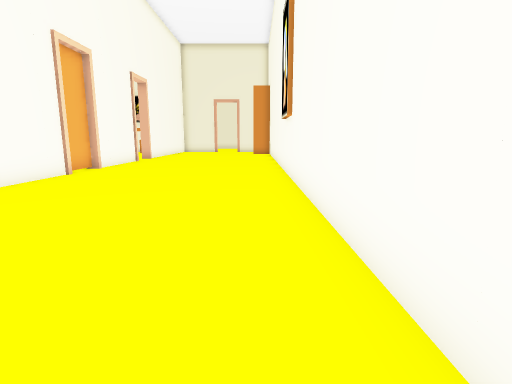
view 1 (above)

21 first-person views from a walk through a 3-D level made in the Unity game engine. The camera is 1.2 m above the floor, tilts 10° down and sees 80° across. Doors are open. The floor is counted in squares, 1 m on a side. Each view is taken from the middle of a square. On the plan, view 1 faces up. The plan holds only what a view shows up to about 13 squares ahead; the rest is blank. The place goes on beyond the plan. Some animated figures are left out. Some surface patterns are stand-ins.

view 2
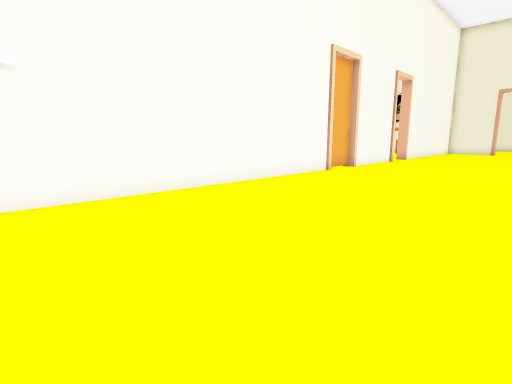

view 3
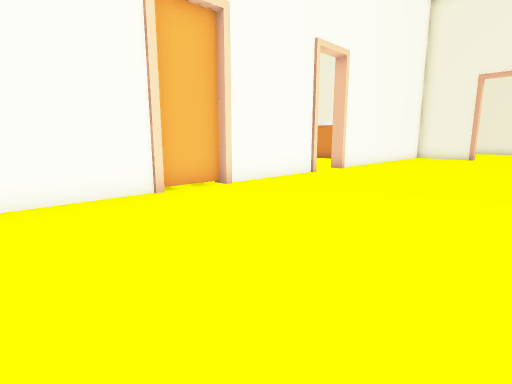

view 4
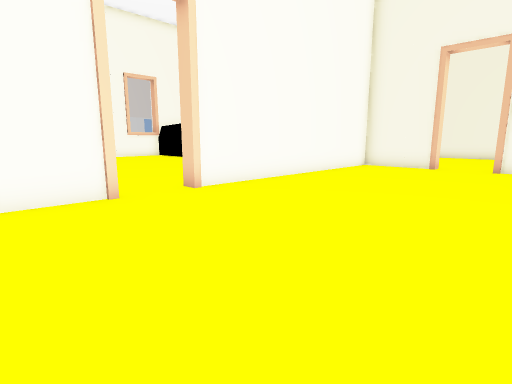

view 5
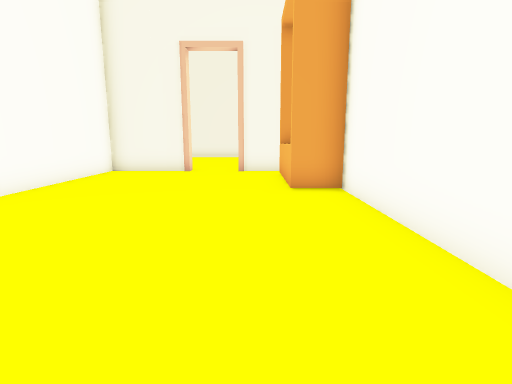

view 6
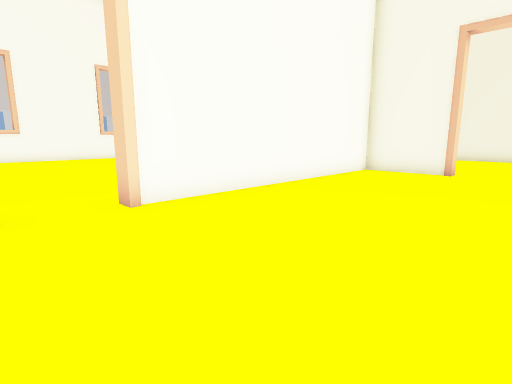

view 7
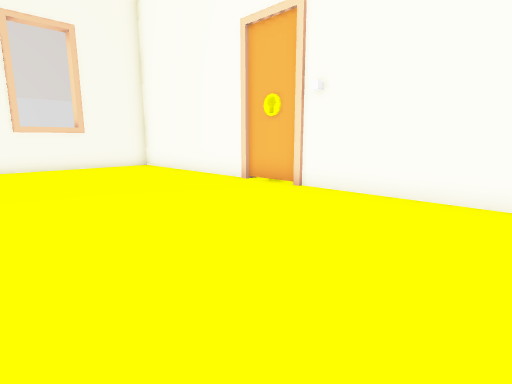

view 8
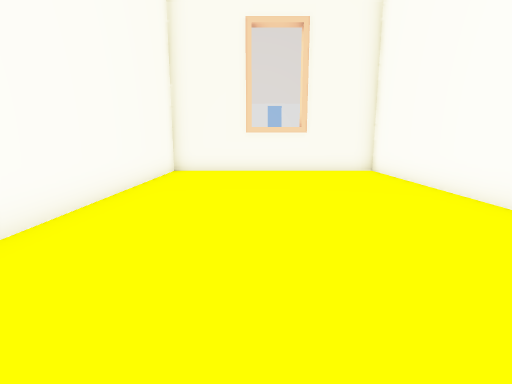

view 9
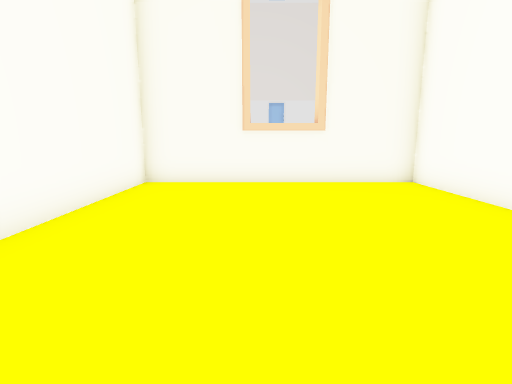

view 10
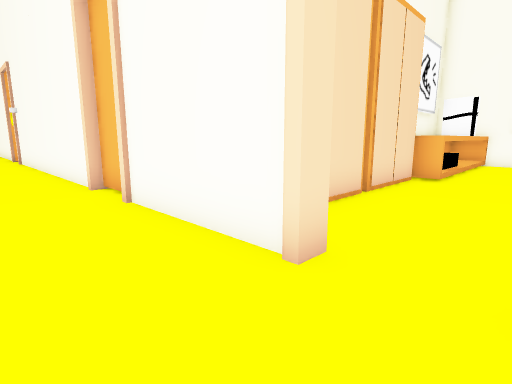

view 11
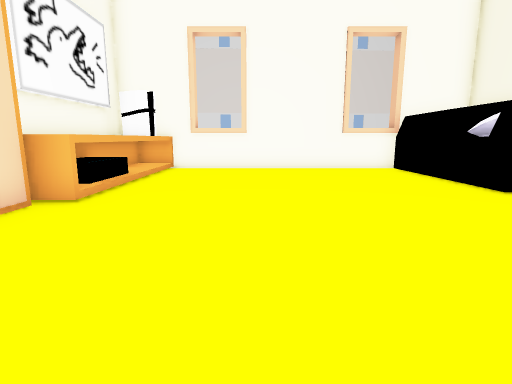

view 12
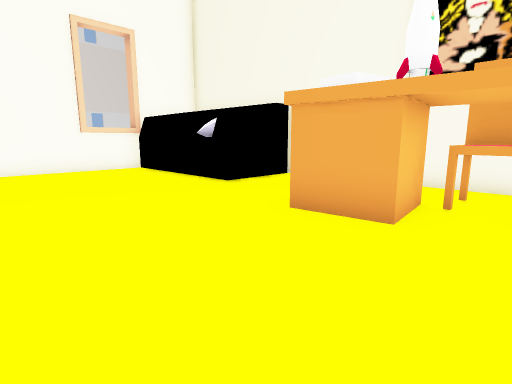

view 13
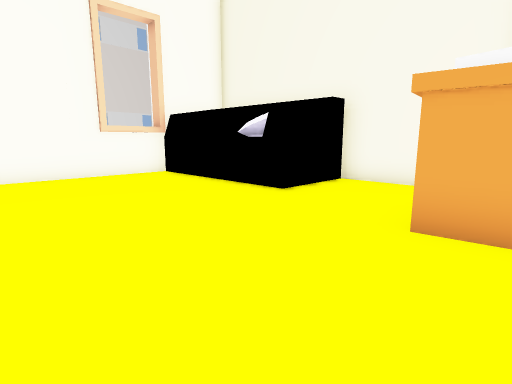

view 14
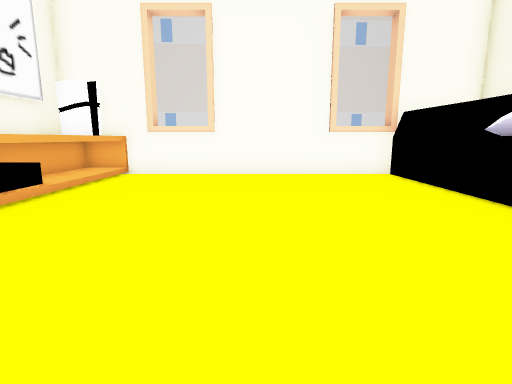

view 15
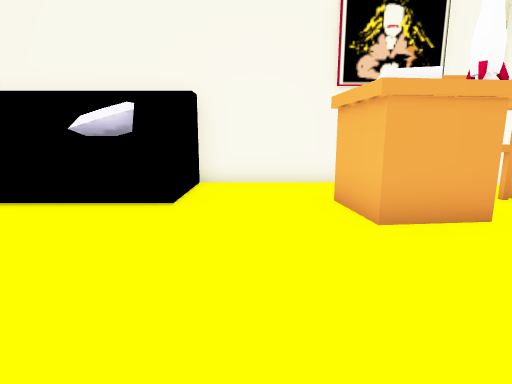

view 16
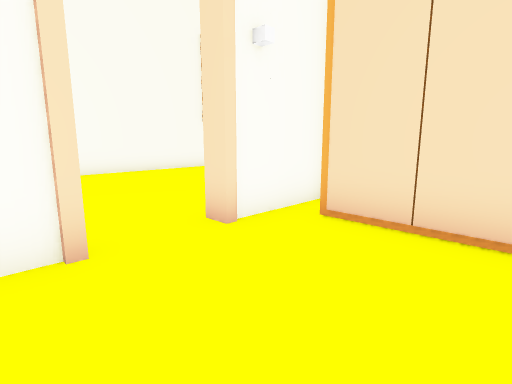

view 17
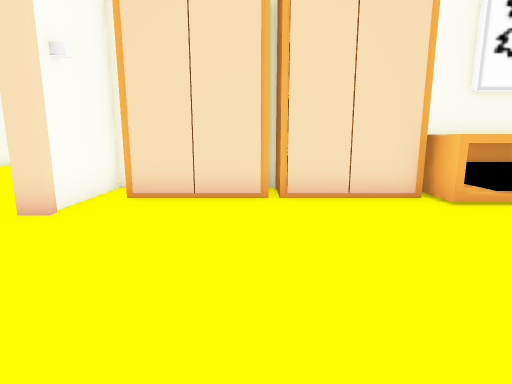

view 18
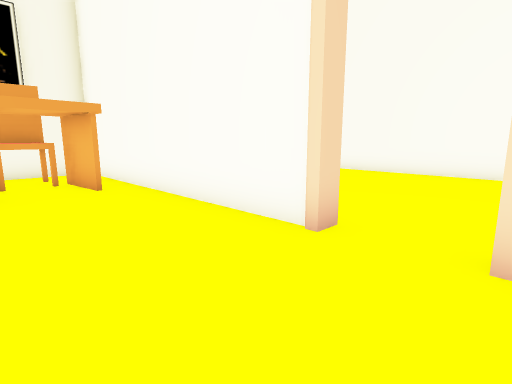

view 19
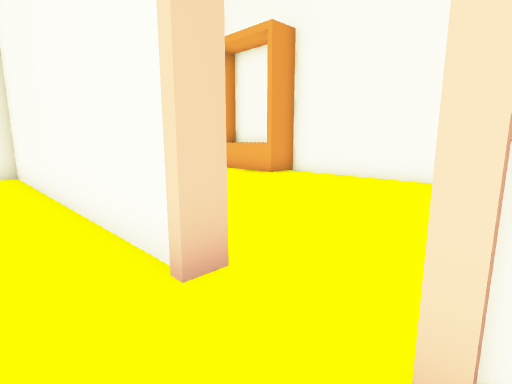

view 20
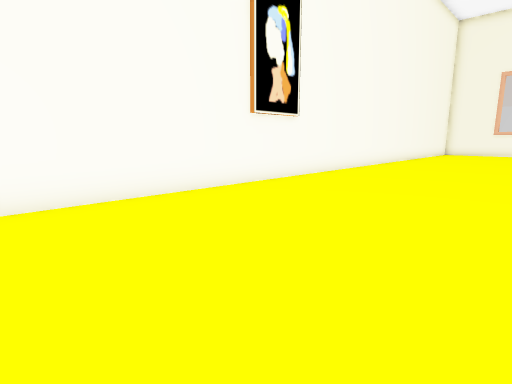

view 21
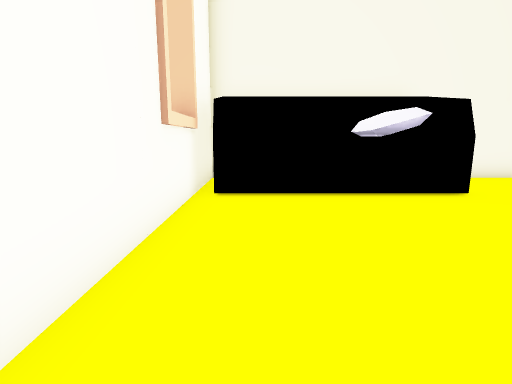

### Floor plan
Points are (right, up) in squares from view 1. A wall is a line through its corners. A room is listed if a view was taken in it or the views show most of it. See-through windows are left out.
Room 1 (views 1, 2, 3, 4, 5, 6, 7, 8, 9, 10, 20)
walls: (-6.3, 16.3) (-6.3, 12.1) (-6.5, 12.1) (-6.5, 10.3) (-6.3, 10.3) (-6.3, -8.4) (1.1, -8.4) (1.1, -0.5); (1.1, 1) (1.1, 23.1) (-0.2, 23.1) (-0.2, 25.6); (1.1, 24.4) (1.1, 25.8); (0.2, 26.3) (-0.2, 26.3); (-3.4, 27.3) (-6.3, 27.3) (-6.3, 18.1); (-0.1, 27.3) (-1.8, 27.3)
ways out: open door at (-6.7, 17.3) to room 2; open door at (-2.5, 27.5)
Room 2 (views 11, 12, 13, 14, 15, 16, 17, 18, 19, 21)
walls: (-15.5, 14.4) (-14.5, 14.4); (-20.3, 24.5) (-20.3, 13.6); (-15.5, 13.6) (-14, 13.6); (-19.4, 15.4) (-19, 15.2) (-19.2, 14.4); (-6.6, 18.1) (-6.6, 27.3) (-14.5, 27.3); (-20.4, 15.7) (-13.5, 15.7) (-13.5, 14.6); (-19.2, 14.5) (-19.4, 14.1); (-20.3, 27.4) (-20.3, 26.4); (-20.2, 14.4) (-18.4, 14.4); (-6.6, 13.6) (-6.6, 16.3)
low walls: (-16.5, 15.5) (-15.5, 15.5)
ways out: open door at (-6.7, 17.3) to room 1
objects: other object (-20, 25) to (-20, 26); other object (-18, 14) to (-16, 14); other object (-17, 25) to (-15, 26); other object (-15, 27); other object (-13, 15) to (-11, 15); other object (-11, 23) to (-10, 25); other object (-10, 14) to (-8, 15); other object (-9, 25) to (-8, 26); other object (-8, 24)

Where each view was taken, in squares from view 1:
view 1: 0 up, 0 right, facing up
view 2: 0 up, 0 right, facing up-left
view 3: 7 up, 0 right, facing up-left
view 4: 14 up, 0 right, facing up-left
view 5: 16 up, 1 left, facing up
view 6: 16 up, 1 left, facing up-left
view 7: 5 up, 0 right, facing down-left
view 8: 3 up, 2 left, facing down
view 9: 0 up, 2 left, facing down
view 10: 18 up, 4 left, facing down-left
view 11: 19 up, 8 left, facing left
view 12: 19 up, 8 left, facing up-left
view 13: 19 up, 10 left, facing up-left
view 14: 20 up, 10 left, facing left
view 15: 19 up, 13 left, facing up
view 16: 19 up, 10 left, facing down-right
view 17: 21 up, 10 left, facing down
view 18: 16 up, 10 left, facing up-right
view 19: 16 up, 8 left, facing up-right
view 20: 17 up, 5 left, facing down-right
view 21: 18 up, 19 left, facing up
